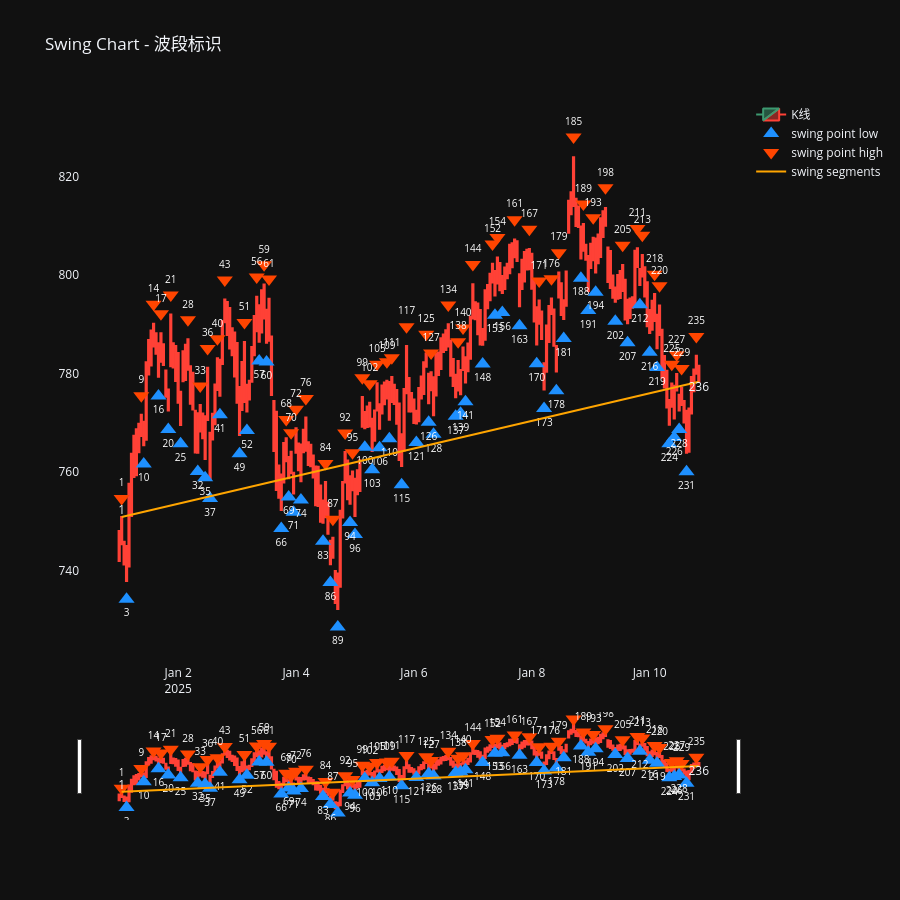

Notebook source saved alongside this figure:
### Code cell
import logging

from pulao.logging import init_logging

import pandas as pd

from pulao.bar import SBarManager,SBar,CBarManager
from pulao.swing import SwingManager

import polars as pl
import plotly.graph_objects as go
import plotly.io as pio
from plotly.subplots import make_subplots
from pulao.constant import Exchange, FractalType, Timeframe,Direction

from pulao.logging import get_logger
init_logging(level=logging.DEBUG)
open("./logs/pulao.log", "w").close() # 每次运行前清空日志
logger = get_logger(__name__)
logger.debug("开始运行")

df = pl.read_csv("../dataset/I8888.XDCE_60m.csv", try_parse_dates=True)
df = df.head(300)  # test

sbar_list = []
columns = df.columns

symbol="i8888"
exchange = Exchange.DCE
tieframe = Timeframe.H1
for idx, row in enumerate(df.iter_rows()):
    row_dict = dict(zip(columns, row, strict=False))
    # datetime,open,close,high,low,volume,money,open_interest,signal
    datetime = row_dict["datetime"]
    o = row_dict["open"]
    close = row_dict["close"]
    high = row_dict["high"]
    low = row_dict["low"]
    volume = row_dict["volume"]
    money = row_dict["money"]
    open_interest = row_dict["open_interest"]

    sbar = SBar(id=idx, symbol=symbol, exchange=exchange, timeframe=tieframe, datetime=datetime, turnover=money, open_price=o, close_price=close, high_price=high, low_price=low, volume=volume,open_interest=open_interest, ema_short=0, ema_long=0, created_at=datetime)

    sbar_list.append(sbar)
# 模拟行情数据接收
sbar_manager = SBarManager(symbol=symbol, timeframe=tieframe)
cbar_manager = CBarManager(sbar_manager=sbar_manager)
swing_manager = SwingManager(cbar_manager=cbar_manager)

# 流入模拟数据
for sbar in sbar_list:
    sbar_manager.append(sbar)

logger.debug("运行结束")
# sleep(3) # 等一会，让日志输出完

#
# Plotly 绘图
#
# 设置全局默认布局
pio.templates.default = 'plotly_dark'
#
# region . Plotly - Cbar
#
df_cbar = cbar_manager.df_cbar.to_pandas()
df_cbar["datetime"] = pd.date_range("2025-01-01", periods=df_cbar.shape[0], freq="h")
df_cbar["open_price"] = df_cbar["high_price"]
df_cbar["close_price"] = df_cbar["low_price"]
df_cbar.insert(0, "index", range(len(df_cbar)))

# region 构建波段数据
df_swing = swing_manager.df_swing.to_pandas()
df_swing["start_datetime"] = pd.Series(dtype="datetime64[ns]")
df_swing["end_datetime"] = pd.Series(dtype="datetime64[ns]")
df_swing.insert(0, "index", range(len(df_swing)))

for i, row in enumerate(df_swing.itertuples()):
    df = df_cbar[(df_cbar["id"] >= row.cbar_start_id) & (df_cbar["id"] <= row.cbar_end_id)]
    start_datetime = df.iloc[0]["datetime"]
    end_datetime = df.iloc[-1]["datetime"]
    df_swing.at[i, "start_datetime"] = start_datetime
    df_swing.at[i, "end_datetime"] = end_datetime

xs = []
ys = []
texts = []
text_positions  = []
for _, row in enumerate(df_swing.itertuples()):
    xs += [row.start_datetime, row.end_datetime, None]
    start_index = df_cbar[(df_cbar["id"] == row.cbar_start_id)]["index"].iloc[0]
    end_index = df_cbar[(df_cbar["id"] == row.cbar_end_id)]["index"].iloc[0]
    if row.direction == Direction.UP:
        start_price = df_cbar[(df_cbar["id"] == row.cbar_start_id)]["low_price"].iloc[0]
        end_price = df_cbar[(df_cbar["id"] == row.cbar_end_id)]["high_price"].iloc[0]
        text_positions += ['bottom center', 'top center', "middle center"]
    else:
        start_price = df_cbar[(df_cbar["id"] == row.cbar_start_id)]["high_price"].iloc[0]
        end_price = df_cbar[(df_cbar["id"] == row.cbar_end_id)]["low_price"].iloc[0]
        text_positions += ['top center', 'bottom center', "middle center"]
    ys += [start_price, end_price, None]
    texts += [start_index, end_index, None]


# endregion

fig = make_subplots(
    rows=1, cols=1
)
fig.add_trace(go.Candlestick(
    x=df_cbar['datetime'],
    open=df_cbar['open_price'],
    high=df_cbar['high_price'],
    low=df_cbar['low_price'],
    close=df_cbar['close_price'],
    name='K线',
), row=1, col=1)

df_fractal_bottom = df_cbar[(df_cbar['fractal_type'] == FractalType.BOTTOM)]

fig.add_trace(go.Scatter(
    x=df_fractal_bottom['datetime'],
    y=df_fractal_bottom['low_price'] * 0.995,   # 放在K线最低价下方一点，不遮挡蜡烛
    mode='markers+text',
    name='swing point low',
    marker=dict(
        symbol='triangle-up',
        size=14,
        color='#1E90FF',
    ),
    text=df_fractal_bottom["index"],      # ← 添加序号
    textposition="bottom center",              # ← 文字位置
    textfont=dict(size=10, color="white"),
    hovertemplate=
        "<b>波段低点</b><br>" +
        "时间: %{x}<br>" +
        "价格: %{y:.2f}<br>" +
        "<extra></extra>"
), row=1, col=1)


df_fractal_top = df_cbar[(df_cbar['fractal_type'] == FractalType.TOP)]

fig.add_trace(go.Scatter(
    x=df_fractal_top['datetime'],
    y=df_fractal_top['high_price'] * 1.005,  # 放在K线最高价上方一点
    mode='markers+text',
    name='swing point high',
    marker=dict(
        symbol='triangle-down',
        size=14,
        color='#FF4500',
    ),
    text=df_fractal_top["index"],      # ← 添加序号
    textposition="top center",              # ← 文字位置
    textfont=dict(size=10, color="white"),
    hovertemplate=
        "<b>波段高点</b><br>" +
        "时间: %{x}<br>" +
        "价格: %{y:.2f}<br>" +
        "<extra></extra>"
), row=1, col=1)

fig.add_trace(go.Scatter(
    x=xs,
    y=ys,
    name='swing segments',
    mode='lines+text',    # lines+text 支持显示文字
    line=dict(width=2, color='orange'),
    text=texts,
    textposition=text_positions,  # 文字位置
))

title = 'Swing Chart - 波段标识'
fig.update_layout(title=title,
                  height=900,
                  hovermode='x unified',  # X轴悬停联动虚线
                  )

fig.update_xaxes(
    showgrid=False,
)

fig.update_yaxes(
    showgrid=False,
)

fig.show()

# endregion

### Figure 1 — Plotly figure (JSON) as saved in the notebook; plotly's stock layout.template omitted (floating-point values rounded to 4 significant figures; data arrays with more than 128 entries replaced by an {"elided": "..."} marker saying what was removed)
{"data": [{"close": {"elided": "237 float values"}, "high": {"elided": "237 float values"}, "low": {"elided": "237 float values"}, "name": "K线", "open": {"elided": "237 float values"}, "type": "candlestick", "x": {"elided": "237 str values"}, "xaxis": "x", "yaxis": "y"}, {"hovertemplate": "<b>波段低点</b><br>时间: %{x}<br>价格: %{y:.2f}<br><extra></extra>", "marker": {"color": "#1E90FF", "size": 14, "symbol": "triangle-up"}, "mode": "markers+text", "name": "swing point low", "text": [3.0, 10.0, 16.0, 20.0, 25.0, 32.0, 35.0, 37.0, 41.0, 49.0, 52.0, 57.0, 60.0, 66.0, 69.0, 71.0, 74.0, 83.0, 86.0, 89.0, 94.0, 96.0, 100.0, 103.0, 106.0, 110.0, 115.0, 121.0, 126.0, 128.0, 137.0, 139.0, 141.0, 148.0, 153.0, 156.0, 163.0, 170.0, 173.0, 178.0, 181.0, 188.0, 191.0, 194.0, 202.0, 207.0, 212.0, 216.0, 219.0, 224.0, 226.0, 228.0, 231.0], "textfont": {"color": "white", "size": 10}, "textposition": "bottom center", "type": "scatter", "x": ["2025-01-01T03:00:00.000000", "2025-01-01T10:00:00.000000", "2025-01-01T16:00:00.000000", "2025-01-01T20:00:00.000000", "2025-01-02T01:00:00.000000", "2025-01-02T08:00:00.000000", "2025-01-02T11:00:00.000000", "2025-01-02T13:00:00.000000", "2025-01-02T17:00:00.000000", "2025-01-03T01:00:00.000000", "2025-01-03T04:00:00.000000", "2025-01-03T09:00:00.000000", "2025-01-03T12:00:00.000000", "2025-01-03T18:00:00.000000", "2025-01-03T21:00:00.000000", "2025-01-03T23:00:00.000000", "2025-01-04T02:00:00.000000", "2025-01-04T11:00:00.000000", "2025-01-04T14:00:00.000000", "2025-01-04T17:00:00.000000", "2025-01-04T22:00:00.000000", "2025-01-05T00:00:00.000000", "2025-01-05T04:00:00.000000", "2025-01-05T07:00:00.000000", "2025-01-05T10:00:00.000000", "2025-01-05T14:00:00.000000", "2025-01-05T19:00:00.000000", "2025-01-06T01:00:00.000000", "2025-01-06T06:00:00.000000", "2025-01-06T08:00:00.000000", "2025-01-06T17:00:00.000000", "2025-01-06T19:00:00.000000", "2025-01-06T21:00:00.000000", "2025-01-07T04:00:00.000000", "2025-01-07T09:00:00.000000", "2025-01-07T12:00:00.000000", "2025-01-07T19:00:00.000000", "2025-01-08T02:00:00.000000", "2025-01-08T05:00:00.000000", "2025-01-08T10:00:00.000000", "2025-01-08T13:00:00.000000", "2025-01-08T20:00:00.000000", "2025-01-08T23:00:00.000000", "2025-01-09T02:00:00.000000", "2025-01-09T10:00:00.000000", "2025-01-09T15:00:00.000000", "2025-01-09T20:00:00.000000", "2025-01-10T00:00:00.000000", "2025-01-10T03:00:00.000000", "2025-01-10T08:00:00.000000", "2025-01-10T10:00:00.000000", "2025-01-10T12:00:00.000000", "2025-01-10T15:00:00.000000"], "xaxis": "x", "y": [734.3, 761.7, 775.5, 768.7, 765.8, 760.2, 758.9, 754.7, 771.7, 763.7, 768.5, 782.5, 782.3, 748.6, 755.0, 751.9, 754.4, 746.0, 737.7, 728.6, 749.8, 747.4, 765.1, 760.5, 765.0, 766.8, 757.5, 766.1, 770.1, 767.7, 771.4, 772.0, 774.3, 781.9, 791.9, 792.4, 789.7, 782.0, 772.9, 776.5, 787.1, 799.4, 792.8, 796.5, 790.6, 786.3, 794.0, 784.3, 781.3, 765.8, 767.1, 768.7, 760.1], "yaxis": "y"}, {"hovertemplate": "<b>波段高点</b><br>时间: %{x}<br>价格: %{y:.2f}<br><extra></extra>", "marker": {"color": "#FF4500", "size": 14, "symbol": "triangle-down"}, "mode": "markers+text", "name": "swing point high", "text": [1.0, 9.0, 14.0, 17.0, 21.0, 28.0, 33.0, 36.0, 40.0, 43.0, 51.0, 56.0, 59.0, 61.0, 68.0, 70.0, 72.0, 76.0, 84.0, 87.0, 92.0, 95.0, 99.0, 102.0, 105.0, 109.0, 111.0, 117.0, 125.0, 127.0, 134.0, 138.0, 140.0, 144.0, 152.0, 154.0, 161.0, 167.0, 171.0, 176.0, 179.0, 185.0, 189.0, 193.0, 198.0, 205.0, 211.0, 213.0, 218.0, 220.0, 225.0, 227.0, 229.0, 235.0], "textfont": {"color": "white", "size": 10}, "textposition": "top center", "type": "scatter", "x": ["2025-01-01T01:00:00.000000", "2025-01-01T09:00:00.000000", "2025-01-01T14:00:00.000000", "2025-01-01T17:00:00.000000", "2025-01-01T21:00:00.000000", "2025-01-02T04:00:00.000000", "2025-01-02T09:00:00.000000", "2025-01-02T12:00:00.000000", "2025-01-02T16:00:00.000000", "2025-01-02T19:00:00.000000", "2025-01-03T03:00:00.000000", "2025-01-03T08:00:00.000000", "2025-01-03T11:00:00.000000", "2025-01-03T13:00:00.000000", "2025-01-03T20:00:00.000000", "2025-01-03T22:00:00.000000", "2025-01-04T00:00:00.000000", "2025-01-04T04:00:00.000000", "2025-01-04T12:00:00.000000", "2025-01-04T15:00:00.000000", "2025-01-04T20:00:00.000000", "2025-01-04T23:00:00.000000", "2025-01-05T03:00:00.000000", "2025-01-05T06:00:00.000000", "2025-01-05T09:00:00.000000", "2025-01-05T13:00:00.000000", "2025-01-05T15:00:00.000000", "2025-01-05T21:00:00.000000", "2025-01-06T05:00:00.000000", "2025-01-06T07:00:00.000000", "2025-01-06T14:00:00.000000", "2025-01-06T18:00:00.000000", "2025-01-06T20:00:00.000000", "2025-01-07T00:00:00.000000", "2025-01-07T08:00:00.000000", "2025-01-07T10:00:00.000000", "2025-01-07T17:00:00.000000", "2025-01-07T23:00:00.000000", "2025-01-08T03:00:00.000000", "2025-01-08T08:00:00.000000", "2025-01-08T11:00:00.000000", "2025-01-08T17:00:00.000000", "2025-01-08T21:00:00.000000", "2025-01-09T01:00:00.000000", "2025-01-09T06:00:00.000000", "2025-01-09T13:00:00.000000", "2025-01-09T19:00:00.000000", "2025-01-09T21:00:00.000000", "2025-01-10T02:00:00.000000", "2025-01-10T04:00:00.000000", "2025-01-10T09:00:00.000000", "2025-01-10T11:00:00.000000", "2025-01-10T13:00:00.000000", "2025-01-10T19:00:00.000000"], "xaxis": "x", "y": [754.7, 775.5, 794.1, 792.1, 796.0, 790.9, 777.5, 785.1, 787.1, 799.0, 790.4, 799.6, 802.1, 799.2, 770.7, 768.0, 772.8, 774.9, 761.8, 750.5, 768.0, 763.9, 779.2, 778.0, 781.9, 782.4, 783.2, 789.5, 788.0, 784.2, 794.0, 786.5, 789.3, 802.1, 806.3, 807.6, 811.2, 809.3, 798.8, 799.2, 804.5, 828.0, 814.4, 811.6, 817.7, 806.1, 809.4, 808.1, 800.2, 797.8, 781.9, 783.8, 781.0, 787.6], "yaxis": "y"}, {"line": {"color": "orange", "width": 2}, "mode": "lines+text", "name": "swing segments", "text": ["1", "236", null], "textposition": ["top center", "bottom center", "middle center"], "type": "scatter", "x": ["2025-01-01T01:00:00", "2025-01-10T20:00:00", null], "y": [751.0, 778.4, null]}], "layout": {"height": 900, "hovermode": "x unified", "title": {"text": "Swing Chart - 波段标识"}, "xaxis": {"anchor": "y", "domain": [0, 1], "showgrid": false}, "yaxis": {"anchor": "x", "domain": [0, 1], "showgrid": false}}}
